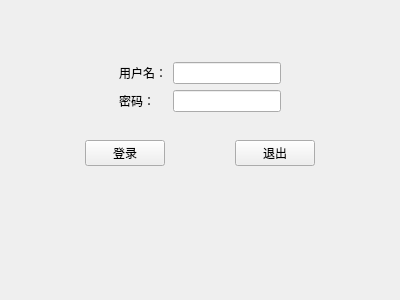
<?xml version="1.0" encoding="UTF-8"?>
<ui version="4.0">
 <class>Widget</class>
 <widget class="QWidget" name="Widget">
  <property name="geometry">
   <rect>
    <x>0</x>
    <y>0</y>
    <width>400</width>
    <height>300</height>
   </rect>
  </property>
  <property name="windowTitle">
   <string>Widget</string>
  </property>
  <layout class="QVBoxLayout" name="verticalLayout">
   <item>
    <widget class="QWidget" name="widget" native="true">
     <layout class="QGridLayout" name="gridLayout">
      <item row="1" column="3">
       <spacer name="horizontalSpacer_2">
        <property name="orientation">
         <enum>Qt::Horizontal</enum>
        </property>
        <property name="sizeHint" stdset="0">
         <size>
          <width>40</width>
          <height>20</height>
         </size>
        </property>
       </spacer>
      </item>
      <item row="1" column="0">
       <spacer name="horizontalSpacer">
        <property name="orientation">
         <enum>Qt::Horizontal</enum>
        </property>
        <property name="sizeHint" stdset="0">
         <size>
          <width>40</width>
          <height>20</height>
         </size>
        </property>
       </spacer>
      </item>
      <item row="1" column="2">
       <widget class="QLineEdit" name="lineEdit_2"/>
      </item>
      <item row="2" column="1">
       <widget class="QLabel" name="label">
        <property name="text">
         <string>密码：</string>
        </property>
       </widget>
      </item>
      <item row="1" column="1">
       <widget class="QLabel" name="label_2">
        <property name="text">
         <string>用户名：</string>
        </property>
       </widget>
      </item>
      <item row="2" column="2">
       <widget class="QLineEdit" name="lineEdit">
        <property name="echoMode">
         <enum>QLineEdit::Password</enum>
        </property>
       </widget>
      </item>
      <item row="0" column="2">
       <spacer name="verticalSpacer">
        <property name="orientation">
         <enum>Qt::Vertical</enum>
        </property>
        <property name="sizeHint" stdset="0">
         <size>
          <width>20</width>
          <height>40</height>
         </size>
        </property>
       </spacer>
      </item>
     </layout>
    </widget>
   </item>
   <item>
    <widget class="QWidget" name="widget_2" native="true">
     <layout class="QHBoxLayout" name="horizontalLayout">
      <item>
       <spacer name="horizontalSpacer_3">
        <property name="orientation">
         <enum>Qt::Horizontal</enum>
        </property>
        <property name="sizeHint" stdset="0">
         <size>
          <width>40</width>
          <height>20</height>
         </size>
        </property>
       </spacer>
      </item>
      <item>
       <widget class="QPushButton" name="pushButton">
        <property name="text">
         <string>登录</string>
        </property>
       </widget>
      </item>
      <item>
       <spacer name="horizontalSpacer_5">
        <property name="orientation">
         <enum>Qt::Horizontal</enum>
        </property>
        <property name="sizeHint" stdset="0">
         <size>
          <width>40</width>
          <height>20</height>
         </size>
        </property>
       </spacer>
      </item>
      <item>
       <widget class="QPushButton" name="pushButton_2">
        <property name="text">
         <string>退出</string>
        </property>
       </widget>
      </item>
      <item>
       <spacer name="horizontalSpacer_4">
        <property name="orientation">
         <enum>Qt::Horizontal</enum>
        </property>
        <property name="sizeHint" stdset="0">
         <size>
          <width>40</width>
          <height>20</height>
         </size>
        </property>
       </spacer>
      </item>
     </layout>
    </widget>
   </item>
   <item>
    <spacer name="verticalSpacer_2">
     <property name="orientation">
      <enum>Qt::Vertical</enum>
     </property>
     <property name="sizeHint" stdset="0">
      <size>
       <width>20</width>
       <height>40</height>
      </size>
     </property>
    </spacer>
   </item>
  </layout>
 </widget>
 <layoutdefault spacing="6" margin="11"/>
 <resources/>
 <connections/>
</ui>
